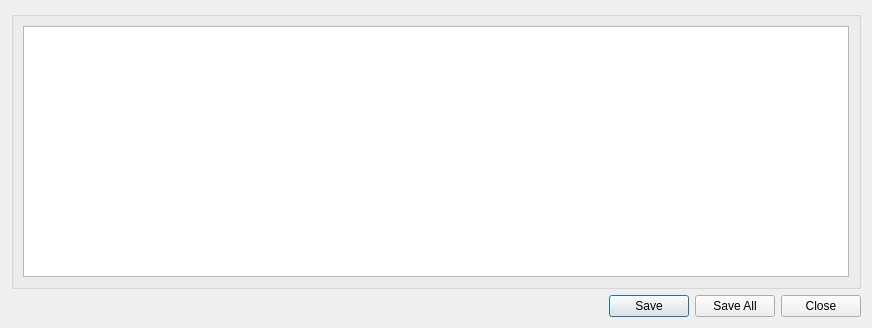
<?xml version="1.0" encoding="UTF-8"?>
<ui version="4.0">
 <class>Dialog</class>
 <widget class="QDialog" name="Dialog">
  <property name="geometry">
   <rect>
    <x>0</x>
    <y>0</y>
    <width>872</width>
    <height>328</height>
   </rect>
  </property>
  <property name="windowTitle">
   <string>Riepilogo Schede</string>
  </property>
  <property name="modal">
   <bool>true</bool>
  </property>
  <layout class="QGridLayout" name="gridLayout_3">
   <item row="0" column="0">
    <widget class="QGroupBox" name="groupBox">
     <property name="sizePolicy">
      <sizepolicy hsizetype="Expanding" vsizetype="Expanding">
       <horstretch>0</horstretch>
       <verstretch>0</verstretch>
      </sizepolicy>
     </property>
     <property name="alignment">
      <set>Qt::AlignCenter</set>
     </property>
     <layout class="QGridLayout" name="gridLayout">
      <item row="0" column="0">
       <widget class="QTableWidget" name="safetyTableWidget">
        <property name="editTriggers">
         <set>QAbstractItemView::NoEditTriggers</set>
        </property>
        <property name="selectionMode">
         <enum>QAbstractItemView::SingleSelection</enum>
        </property>
        <property name="selectionBehavior">
         <enum>QAbstractItemView::SelectRows</enum>
        </property>
        <property name="sortingEnabled">
         <bool>true</bool>
        </property>
        <attribute name="verticalHeaderVisible">
         <bool>false</bool>
        </attribute>
       </widget>
      </item>
     </layout>
    </widget>
   </item>
   <item row="2" column="0">
    <widget class="QDialogButtonBox" name="buttonBox">
     <property name="sizePolicy">
      <sizepolicy hsizetype="Expanding" vsizetype="Fixed">
       <horstretch>0</horstretch>
       <verstretch>0</verstretch>
      </sizepolicy>
     </property>
     <property name="orientation">
      <enum>Qt::Horizontal</enum>
     </property>
     <property name="standardButtons">
      <set>QDialogButtonBox::Close|QDialogButtonBox::Save|QDialogButtonBox::SaveAll</set>
     </property>
    </widget>
   </item>
  </layout>
 </widget>
 <resources/>
 <connections>
  <connection>
   <sender>buttonBox</sender>
   <signal>accepted()</signal>
   <receiver>Dialog</receiver>
   <slot>accept()</slot>
   <hints>
    <hint type="sourcelabel">
     <x>248</x>
     <y>254</y>
    </hint>
    <hint type="destinationlabel">
     <x>157</x>
     <y>274</y>
    </hint>
   </hints>
  </connection>
  <connection>
   <sender>buttonBox</sender>
   <signal>rejected()</signal>
   <receiver>Dialog</receiver>
   <slot>reject()</slot>
   <hints>
    <hint type="sourcelabel">
     <x>316</x>
     <y>260</y>
    </hint>
    <hint type="destinationlabel">
     <x>286</x>
     <y>274</y>
    </hint>
   </hints>
  </connection>
 </connections>
</ui>
